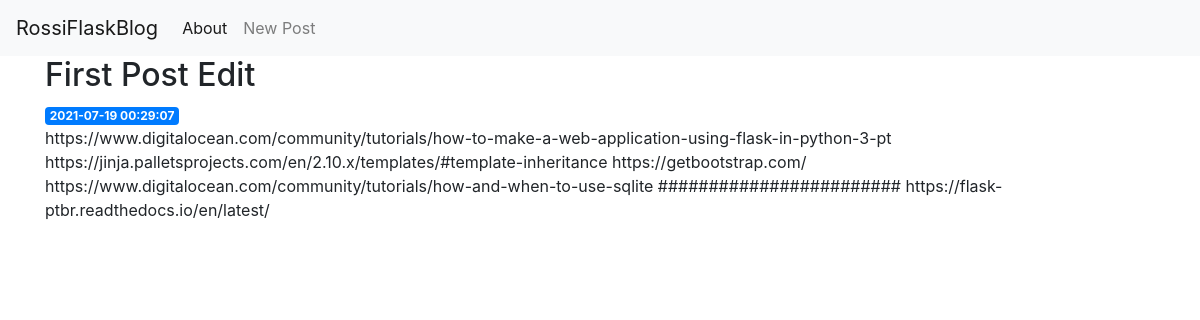
/1, run on an earlier commit of the app's database.
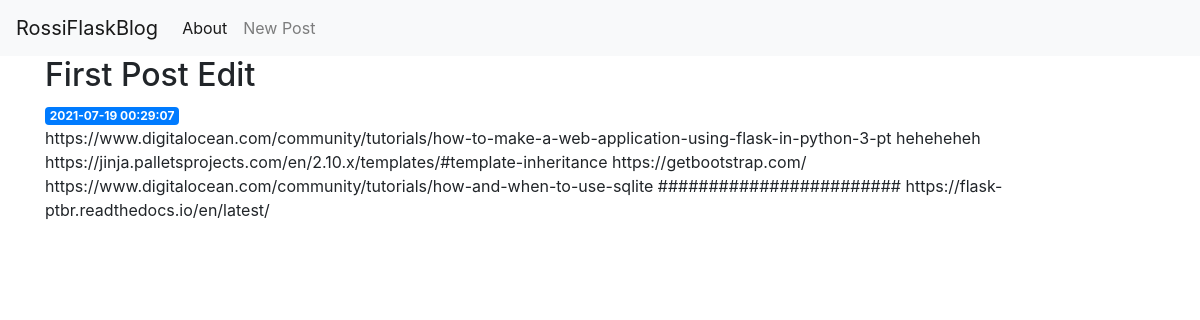
And on a later commit of the database.
### tables this page shows
CREATE TABLE posts (
    id INTEGER PRIMARY KEY AUTOINCREMENT,
    created TIMESTAMP NOT NULL DEFAULT CURRENT_TIMESTAMP,
    title TEXT NOT NULL,
    content TEXT NOT NULL
);

### blog.py (the view)
@web_site.route('/<int:post_id>')
def post(post_id):
    post = get_post(post_id)
    return render_template('post.html', post=post)

### sql.py (called while the page is built)
def get_db_connection():
    conn = sqlite3.connect('database.db')#abre uma conexão ao arquivo de banco de dados database.db
    conn.row_factory = sqlite3.Row
    return conn

def get_post(post_id):
    conn = get_db_connection()
    post = conn.execute('SELECT * FROM posts WHERE id = ?',
                        (post_id,)).fetchone()
    conn.close()
    if post is None:
        abort(404)
    return post

### users.py (called while the page is built)
@login_manager.request_loader
def request_loader(request):
    email = request.form.get('email')
    if email not in users:
        return
    user = User()
    user.id = email
    user.is_authenticated = request.form['password'] == users[email]['password']
    return user

### templates/post.html
{% extends 'base.html' %}
{% block content %}
    <h2>{% block title %} {{ post['title'] }} {% endblock %}</h2>
    <span class="badge badge-primary">{{ post['created'] }}</span>
    <p>{{ post['content'] }}</p>
{% endblock %}

### templates/base.html (shortened to what this page needs)
<!doctype html>
<html lang="en">
  <head>
    <link rel="stylesheet" href="https://stackpath.bootstrapcdn.com/bootstrap/4.3.1/css/bootstrap.min.css">
  </head>
  <body>
    <nav class="navbar navbar-expand-md navbar-light bg-light">
        <a class="navbar-brand" href="{{ url_for('index')}}">RossiFlaskBlog</a>
        <div class="collapse navbar-collapse" id="navbarNav">
            <ul class="navbar-nav">
            <li class="nav-item active">
                <a class="nav-link" href="#">About</a>
            </li>
            <li class="nav-item">
                <a class="nav-link" href="{{url_for('create')}}">New Post</a>
            </li>
            </ul>
        </div>
    </nav>
    <div class="container">
        {% block content %} {% endblock %}
    </div>
  </body>
</html>

What changed in the data, as far as the page shows it:
changed posts "First Post Edit": content "https://www.digitalocean.com/community/tutorials/how-to-make-a-web-application-using-flask-in-python-3-pt https://jinja.palletsprojects.com/en/2.10.x/templates/#template-inheritance https://getbootstrap.com/ https://www.digitalocean.com/community/tutorials/how-and-when-to-use-sqlite ########################…" → "https://www.digitalocean.com/community/tutorials/how-to-make-a-web-application-using-flask-in-python-3-pt heheheheh https://jinja.palletsprojects.com/en/2.10.x/templates/#template-inheritance https://getbootstrap.com/ https://www.digitalocean.com/community/tutorials/how-and-when-to-use-sqlite ########################…"
